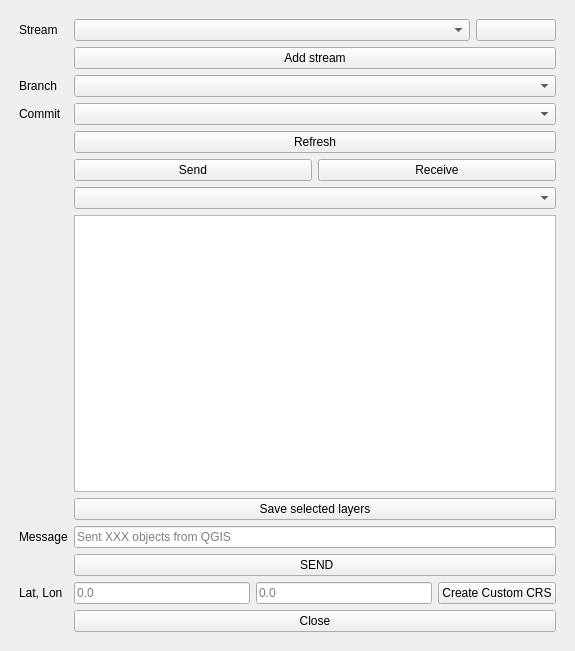
<?xml version="1.0" encoding="UTF-8"?>
<ui version="4.0">
 <class>SpeckleQGISDialogBase</class>
 <widget class="QDockWidget" name="SpeckleQGISDialogBase">
  <property name="geometry">
   <rect>
    <x>0</x>
    <y>0</y>
    <width>575</width>
    <height>651</height>
   </rect>
  </property>

  <widget class="QWidget" name="dockWidgetContents">
   <layout class="QGridLayout" name="gridLayout">
    <item row="0" column="0">
     <layout class="QVBoxLayout" name="verticalLayout">
      <item>
       <layout class="QFormLayout" name="formLayout">
        <property name="leftMargin">
         <number>10</number>
        </property>
        <property name="topMargin">
         <number>10</number>
        </property>
        <property name="rightMargin">
         <number>10</number>
        </property>
        <property name="bottomMargin">
         <number>10</number>
        </property>
        <item row="0" column="0">
         <widget class="QLabel" name="streamListLabel">
          <property name="text">
           <string>Stream</string>
          </property>
         </widget>
        </item>
        <item row="0" column="1">
          <layout class="QHBoxLayout" name="streamListButtons" stretch="20,1">
            <item>
              <widget class="QComboBox" name="streamList"/>
            </item>
            <item>
              <widget class="QPushButton" name="streams_remove_button">
                <property name="text">
                <string> </string>
                </property>
                <property name="geometry">
                  <rect>
                    <x>0</x>
                    <y>0</y>
                    <width>10</width>
                    <height>10</height>
                  </rect>
                  </property>
              </widget>
            </item>
          </layout>
        </item>

        <item row="1" column="1">
              <layout class="QHBoxLayout" name="streamListButtons">
                <item>
                <widget class="QPushButton" name="streams_add_button">
                  <property name="text">
                  <string>Add stream</string>
                  </property>
                </widget>
                </item>
                

              </layout>
        </item>


        <item row="2" column="0">
         <widget class="QLabel" name="streamBranchLabel">
          <property name="text">
           <string>Branch</string>
          </property>
         </widget>
        </item>
        <item row="2" column="1">
         <widget class="QComboBox" name="streamBranchDropdown"/>
        </item>
        <item row="3" column="0">
         <widget class="QLabel" name="commitLabel">
          <property name="text">
           <string>Commit</string>
          </property>
         </widget>
        </item>
        <item row="3" column="1">
         <widget class="QComboBox" name="commitDropdown"/>
        </item>
        
        <item row="4" column="1">
          <layout class="QHBoxLayout" name="horizontalLayout">
            <item>
              <widget class="QPushButton" name="reloadButton">
                <property name="enabled">
                <bool>true</bool>
                </property>
                <property name="text">
                <string>Refresh</string>
                </property>
              </widget>
            </item>
         </layout>
        </item>

        
        <item row="5" column="1">
         <layout class="QHBoxLayout" name="horizontalLayout">
          <item>
           <widget class="QPushButton" name="sendModeButton">
            <property name="enabled">
             <bool>true</bool>
            </property>
            <property name="text">
             <string>Send</string>
            </property>
           </widget>
          </item>
          <item>
           <widget class="QPushButton" name="receiveModeButton">
            <property name="text">
             <string>Receive</string>
            </property>
           </widget>
          </item>
         </layout>
        </item>

        <item row="6" column="1">
         <widget class="QComboBox" name="layerSendModeDropdown"/>
        </item>



        <item row="7" column="1">
         <widget class="QListWidget" name="layersWidget">
          <property name="selectionMode">
           <enum>QAbstractItemView::NoSelection</enum>
          </property>
          <property name="sizePolicy">
           <sizepolicy hsizetype="Expanding" vsizetype="MinimumExpanding">
            <horstretch>0</horstretch>
            <verstretch>0</verstretch>
           </sizepolicy>
          </property>
          <property name="sizeAdjustPolicy">
           <enum>QAbstractScrollArea::AdjustToContents</enum>
          </property>
          <property name="resizeMode">
           <enum>QListView::Fixed</enum>
          </property>
          <property name="viewMode">
           <enum>QListView::ListMode</enum>
          </property>
         </widget>
        </item>


        <item row="8" column="1">
          <layout class="QHBoxLayout" name="horizontalLayout">
            <item>
              <widget class="QPushButton" name="saveLayerSelection">
                <property name="enabled">
                  <bool>true</bool>
                </property>
                <property name="text">
                  <string>Save selected layers</string>
                </property>
              </widget>
            </item>
          </layout>
        </item>

        <item row="9" column="0">
         <widget class="QLabel" name="messageLabel">
          <property name="text">
           <string>Message</string>
          </property>
         </widget>
        </item>
        <item row="9" column="1">
         <widget class="QLineEdit" name="messageInput">
          <property name="placeholderText">
           <string>Sent XXX objects from QGIS</string>
          </property>
         </widget>
        </item>

        

        <item row="10" column="1">
         <layout class="QHBoxLayout" name="horizontalLayout">
          <item>
           <widget class="QPushButton" name="runButton">
            <property name="text">
             <string> SEND</string>
            </property>
           </widget>
          </item>
         </layout>
        </item>

        <item row="11" column="0">
         <widget class="QLabel" name="surveyPointLabel">
          <property name="text">
           <string>Lat, Lon</string>
          </property>
         </widget>
        </item>
        <item row="11" column="1">
          <layout class="QHBoxLayout" name="horizontalLayout">
            <item>
              <widget class="QLineEdit" name="surveyPointLat">
                <property name="placeholderText">
                <string>0.0</string>
                </property>
              </widget>
            </item>
            <item>
              <widget class="QLineEdit" name="surveyPointLon">
                <property name="placeholderText">
                <string>0.0</string>
                </property>
              </widget>
            </item>

            <item>
              <widget class="QPushButton" name="saveSurveyPoint">
                <property name="enabled">
                  <bool>true</bool>
                </property>
                <property name="text">
                  <string>Create Custom CRS</string>
                </property>
              </widget>
            </item>

          </layout>
        </item>
        
        <item row="12" column="1">
          <layout class="QHBoxLayout" name="horizontalLayout">
            
            <item>
              <widget class="QPushButton" name="closeButton">
                <property name="enabled">
                  <bool>true</bool>
                </property>
                <property name="text">
                  <string>Close</string>
                </property>
              </widget>
            </item>

          </layout>
        </item>

        

       </layout>
      </item>
     </layout>
    </item>
   </layout>
  </widget>
 </widget>
 <resources/>
 <connections/>
</ui>
